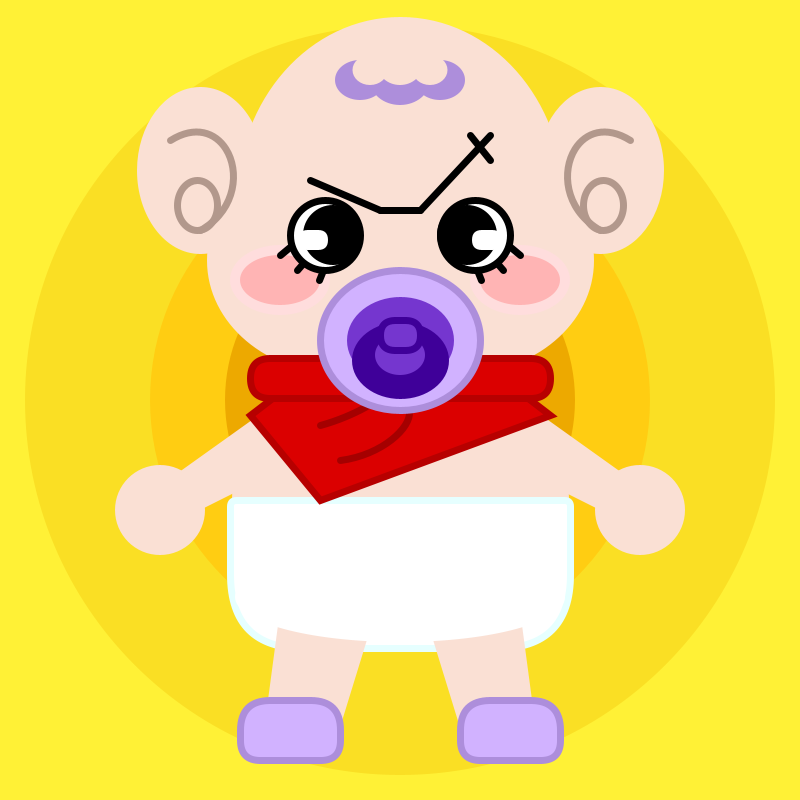
Frame 1 (no input)
Frame 60 (the mouse pressed at the canvas centre just before this capture): identical to frame 1, image omitted
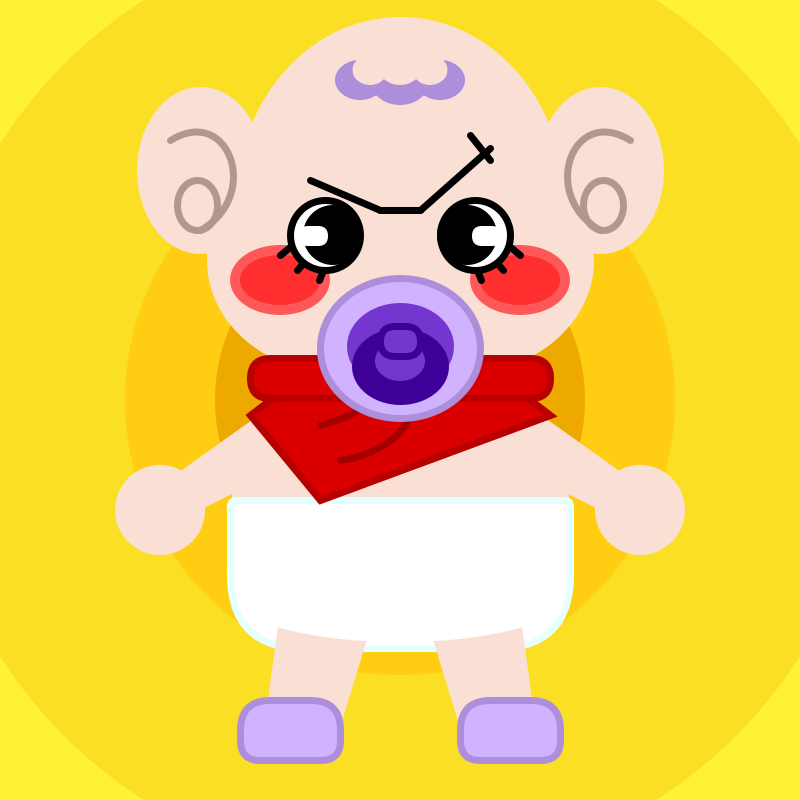
Frame 120 (the mouse held since frame 60 and released just before this capture)

The Processing sketch that drew these frames (run headless with seeded random() and noise(); from frame 60 on, the mouse is pressed at the canvas centre):

// Processing sketch: processing_93767
// ── processing_93767.pde

void setup() {
  size(800, 800);

  //smooth();

  strokeWeight(7);
}

void draw() {

  // fill in any objects with yellow
  background(255, 241, 54);

  //background rounds
  fill(250, 223, 36);
  noStroke();  
  ellipse(400, 400, 750+mouseX/2, 750+mouseX/2);

  fill(255, 205, 18);
  noStroke();  
  ellipse(400, 400, 500+mouseX/8, 500+mouseX/8);

  fill(237, 169, 0);
  noStroke();  
  ellipse(400, 400, 350+mouseX/20, 350+mouseX/20);
  



  // body part--------------------------------------
  //arms
  fill(250, 224, 212);
  noStroke();
  quad(280, 400, 320, 450, 180, 520, 140, 500);
  quad(480, 450, 520, 400, 660, 500, 620, 520);  

  //hand
  fill(250, 224, 212);
  noStroke();  
  ellipse(160, 510, 90, 90);
  ellipse(640, 510, 90, 90);
  
  // body
  fill(250, 224, 212);
  stroke(250, 224, 212);
  ellipse(400, 500, 330, 290);
  
  //diaper
  fill(255);
  stroke(230, 255, 255);
  rect(230, 500, 340, 148, 6, 6, 100, 100);
  
  //legs
  fill(250, 224, 212);
  noStroke();
  quad(280, 610, 370, 630, 330, 760, 260, 760);
  quad(430, 630, 520, 610, 540, 760, 470, 760);

  fill(255);
  noStroke();
  ellipse(400, 597, 330, 90);  

  //feet
  fill(209, 178, 255);
  stroke(173, 142, 219);
  rect(240, 700, 100, 60, 100, 100, 20, 20);  
  rect(460, 700, 100, 60, 100, 100, 20, 20);    
  
  //scarf
  //fill(255, 225, 36);
  fill(219, 0, 0);
  //stroke(255, 148, 54);
  stroke(183, 0, 0);
  quad(400, 300, 250, 415, 320, 500, 550, 415);

  noFill();
  stroke(165, 0, 0);
  curve(0, 500, 380, 400, 340, 460, 0, 450);

  noFill();
  stroke(165, 0, 0);
  curve(0, 600, 360, 400, 320, 425, 0, 500);


  // head part-----------------------------------------
  //face
  fill(250, 224, 212);
  stroke(250, 224, 212);
  ellipse(400, 200, 320, 360);
  
  //hair
  fill(173, 142, 219);
  noStroke();
  ellipse(400, 80, 60, 50);
  ellipse(360, 80, 50, 40);
  ellipse(440, 80, 50, 40);
  
  fill(250, 224, 212);
  noStroke();
  ellipse(370, 70, 35, 30);
  ellipse(430, 70, 35, 30);
  ellipse(400, 65, 45, 40);
  
  //ears
  fill(250, 224, 212);
  stroke(250, 224, 212);
  ellipse(200, 170, 120, 160);
  ellipse(600, 170, 120, 160);

  //left cheek
  fill(250, 224, 212);
  stroke(250, 224, 212);
  ellipse(340, 260, 260, 220);

  //right cheek
  fill(250, 224, 212);
  stroke(250, 224, 212);
  ellipse(460, 260, 260, 220);

  //chin
  fill(250, 224, 212);
  stroke(250, 224, 212);
  ellipse(400, 330, 150, 120);
  
  //scarf around neck
  //fill(255, 225, 36);
  fill(219, 0, 0);
  //stroke(255, 148, 54);
  stroke(183, 0, 0);
  rect(250, 358, 300, 40, 100);

  //left pink cheek
  //fill(255, 167, 167);
  fill(255, 221-mouseX/3, 221-mouseX/3);
  //stroke(255, 185, 185);
  noStroke();
  ellipse(280, 280, 100, 70);
  
  // left darker cheek
  //fill(255, 167, 167);
  fill(255, 180-mouseX/3, 180-mouseX/3);
  //stroke(255, 167, 167);
  noStroke();
  ellipse(280, 280, 80, 50);
  
  //right pink cheek
  //fill(255, 167, 167);
  fill(255, 221-mouseX/3, 221-mouseX/3);
  //stroke(255, 185, 185);
  noStroke();
  ellipse(520, 280, 100, 70);
  
  // right darker cheek
  //fill(255, 167, 167);
  fill(255, 180-mouseX/3, 180-mouseX/3);
  //stroke(255, 167, 167);
  noStroke();
  ellipse(520, 280, 80, 50);
  
  //dummy
  fill(209, 178, 255);
  stroke(173, 142, 219);
  ellipse(400, 340+mouseY/50, 160, 140);

  fill(117, 54, 207);
  stroke(117, 54, 207);
  ellipse(400, 340+mouseY/60, 100, 80);
  
  //dummy ring
  fill(63, 0, 153);
  stroke(63, 0, 153);
  ellipse(400, 360+mouseY/60, 90, 70);
  
  fill(117, 54, 207);
  noStroke();
  ellipse(400, 355+mouseY/60, 50, 40);

  fill(117, 54, 207);
  stroke(63, 0, 153);
  rect(380, 320+mouseY/60, 40, 30, 100);

  //eyebrows
  stroke(0);
  line(310, 180, 380, 210);
  
  stroke(0);
  line(420, 210, 380, 210);

  stroke(0);
  //line(420, 210, 490, 135);
  line(420, 210, 490, 135+mouseY/30);
  
  stroke(0);
  line(490, 160, 470, 135);
  //line(420, 160+mouseY/50, 490, 135+mouseY/50);

  //earlines
  // When flip over, tip: left x1(x4) + right x1(x4) = 800(which is screen size)
  noFill();
  stroke(178, 152, 140);
  curve(-150, 450, 170, 140, 200, 230, -200, 350);
  
  noFill();
  stroke(178, 152, 140);
  curve(950, 450, 630, 140, 600, 230, 1000, 350);
  
  noFill();
  stroke(178, 152, 140);
  ellipse(197, 205, 40, 50);

  noFill();
  stroke(178, 152, 140);
  ellipse(603, 205, 40, 50);
  
  //eyelashes
  stroke(0);
  line(292, 245, 280, 255);
  line(310, 255, 297, 270);
  line(325, 265, 319, 280);  
  line(508, 245, 520, 255);
  line(490, 255, 503, 270);
  line(475, 265, 481, 280);  

  // because of rotate, put eyes at last
  //left eyes
  fill(255);
  stroke(0);
  ellipse(325, 235, 70, 70);

  //right eyes
  fill(255);
  stroke(0);
  ellipse(475, 235, 70, 70);
  
    //left eyeball
  fill(0);
  noStroke();
  ellipse(333, 235, 60, 60);

  //right eyeball
  fill(0);
  noStroke();
  ellipse(467, 235, 60, 60);
  
  
    //lights reflected on eyes
  fill(255);
  //stroke(178, 152, 140);
  noStroke();
  rect(298, 230-mouseY/90, 30, 20, 100);
  rect(472, 230-mouseY/90, 30, 20, 100);
  
  /*
  //left thumb
  noFill();
  stroke(178, 152, 140);
  translate(-170, 290);
  arc(-26, -26, 40, 40, 0, PI+QUARTER_PI);

  //right thumb
  noFill();
  stroke(178, 152, 140);
  translate(406, -1);
  scale(-1, 1);
  arc(-26, -26, 40, 40, 0, PI+QUARTER_PI);
  */

  
  //-----------head finished--------------

  
  
}
